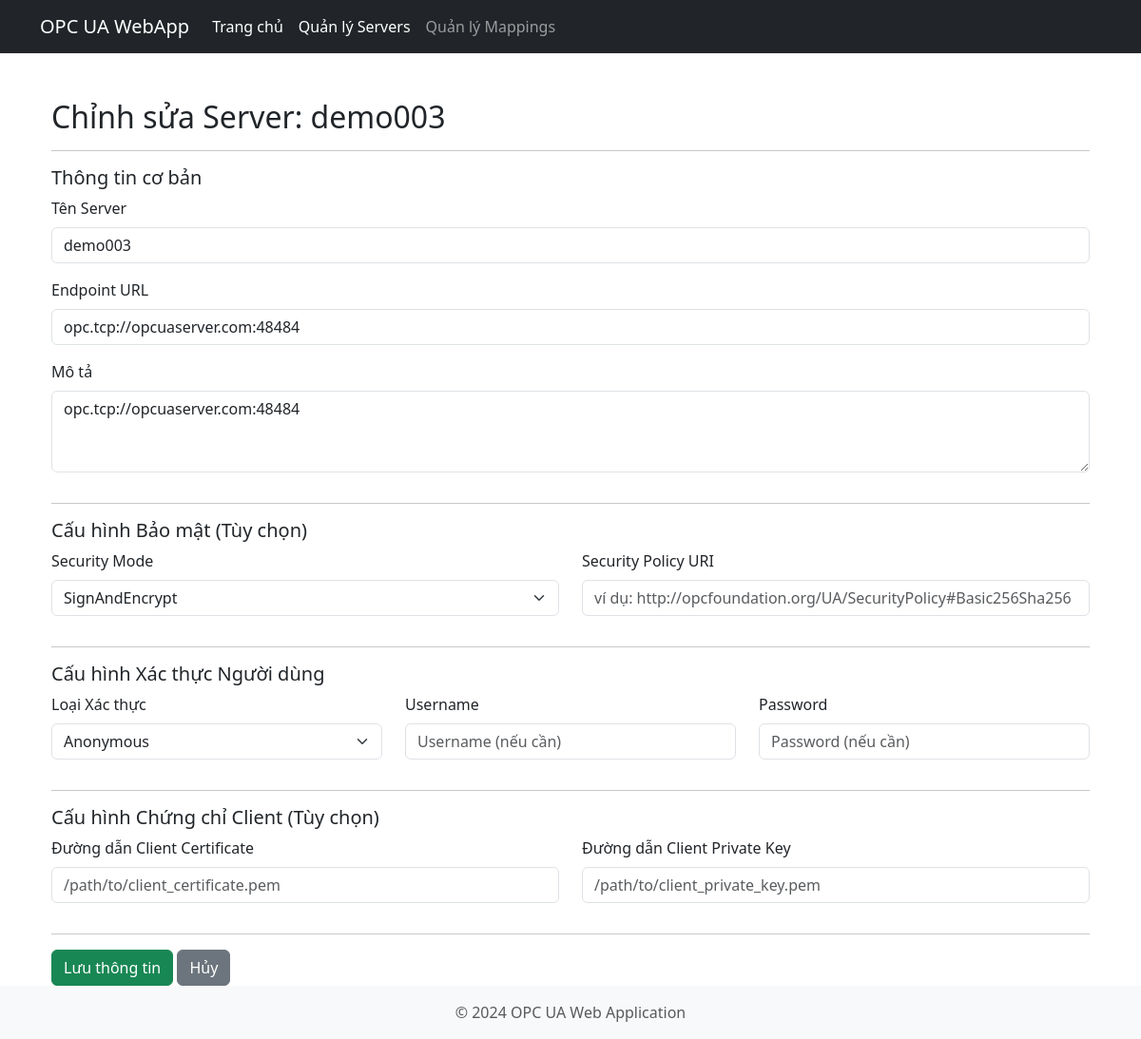
The page /servers/3/edit on the database its author committed.
### app/models.py (models this page shows, shortened)
class OpcServer(db.Model):
    __tablename__ = 'opc_servers'
    id = db.Column(db.Integer, primary_key=True)
    name = db.Column(db.String(100), nullable=False, unique=True, index=True)
    endpoint_url = db.Column(db.String(255), nullable=False, unique=True)
    description = db.Column(db.Text, nullable=True)
    security_mode = db.Column(db.String(50), nullable=True)
    security_policy_uri = db.Column(db.String(255), nullable=True)
    user_auth_type = db.Column(db.String(50), default='Anonymous', nullable=False)
    username = db.Column(db.String(100), nullable=True)
    password = db.Column(db.String(255), nullable=True)
    client_cert_path = db.Column(db.String(255), nullable=True)
    client_key_path = db.Column(db.String(255), nullable=True)
    connection_status = db.Column(db.String(50), default='DISCONNECTED', nullable=False)
    created_at = db.Column(db.DateTime, default=datetime.utcnow)
    updated_at = db.Column(db.DateTime, default=datetime.utcnow, onupdate=datetime.utcnow)

### app/routes.py (the view, shortened to what this page needs)
    @app_instance.route('/servers/<int:server_id>/edit', methods=['GET', 'POST'])
    def edit_server(server_id):
        logger.debug(f"Yêu cầu chỉnh sửa server ID: {server_id}")
        server_to_edit = OpcServer.query.get_or_404(server_id)
        form = OpcServerForm(obj=server_to_edit)
        logger.debug(f"Hiển thị form chỉnh sửa cho server ID: {server_id} (GET request hoặc form không hợp lệ).")
        return render_template('servers/form.html', title=f'Chỉnh sửa Server: {server_to_edit.name}',
                               form_title=f'Chỉnh sửa Server: {server_to_edit.name}', form=form,
                               server=server_to_edit,
                               form_action_url=url_for('edit_server', server_id=server_id),
                               submit_button_text='Cập nhật Server')

### app/templates/servers/form.html
{% extends "base.html" %}
{% from "_form_helpers.html" import render_field %} {% block title %}{{ form_title }}{% endblock %}
{% block content %}
<div class="container mt-4">
    <h2>{{ form_title }}</h2>
    <hr>
    <form method="POST" action="{{ form_action_url }}" novalidate>
        {{ form.hidden_tag() }} <fieldset>
            <legend class="h5">Thông tin cơ bản</legend>
            {{ render_field(form.name, class="form-control", placeholder="Tên gợi nhớ cho server") }}
            {{ render_field(form.endpoint_url, class="form-control", placeholder="opc.tcp://hostname:port/path") }}
            {{ render_field(form.description, class="form-control", rows="3", placeholder="Mô tả chi tiết (tùy chọn)") }}
        </fieldset>
        <hr>
        <fieldset>
            <legend class="h5">Cấu hình Bảo mật (Tùy chọn)</legend>
            <div class="row">
                <div class="col-md-6">
                    {{ render_field(form.security_mode, class="form-select") }}
                </div>
                <div class="col-md-6">
                    {{ render_field(form.security_policy_uri, class="form-control", placeholder="ví dụ: http://opcfoundation.org/UA/SecurityPolicy#Basic256Sha256") }}
                </div>
            </div>
        </fieldset>
        <hr>
        <fieldset>
            <legend class="h5">Cấu hình Xác thực Người dùng</legend>
            <div class="row">
                <div class="col-md-4">
                    {{ render_field(form.user_auth_type, class="form-select") }}
                </div>
                <div class="col-md-4">
                    {{ render_field(form.username, class="form-control", placeholder="Username (nếu cần)") }}
                </div>
                <div class="col-md-4">
                    {{ render_field(form.password, class="form-control", placeholder="Password (nếu cần)") }}
                     </div>
            </div>
        </fieldset>
        <hr>
        <fieldset>
            <legend class="h5">Cấu hình Chứng chỉ Client (Tùy chọn)</legend>
            <div class="row">
                <div class="col-md-6">
                    {{ render_field(form.client_cert_path, class="form-control", placeholder="/path/to/client_certificate.pem") }}
                </div>
                <div class="col-md-6">
                    {{ render_field(form.client_key_path, class="form-control", placeholder="/path/to/client_private_key.pem") }}
                </div>
            </div>
        </fieldset>
        <hr>
        <div class="mt-3">
            {{ form.submit(class="btn btn-success") }}
            <a href="{{ url_for('list_servers') }}" class="btn btn-secondary">Hủy</a>
        </div>
    </form>
</div>
{% endblock %}

### app/templates/_form_helpers.html (shortened to what this page needs)
{% macro render_field(field, label_visible=true) %}
  <div class="mb-3 {% if field.errors %}has-error{% endif %}">
    {% if label_visible %}
      {{ field.label(class="form-label") }}
    {% endif %}
    {{ field(**kwargs)|safe }}
  </div>
{% endmacro %}

### rows shown on the page
OpcServer: name "demo003", endpoint_url "opc.tcp://opcuaserver.com:48484", description "opc.tcp://opcuaserver.com:48484", security_mode "SignAndEncrypt", user_auth_type "Anonymous"

### other values the page prints
{{ field.label(class="form-label") }} "Tên Server Endpoint URL Mô tả Security Mode Security Policy URI Loại Xác thực Username Password Đường dẫn Client Certificate Đường dẫn Client Private Key"
